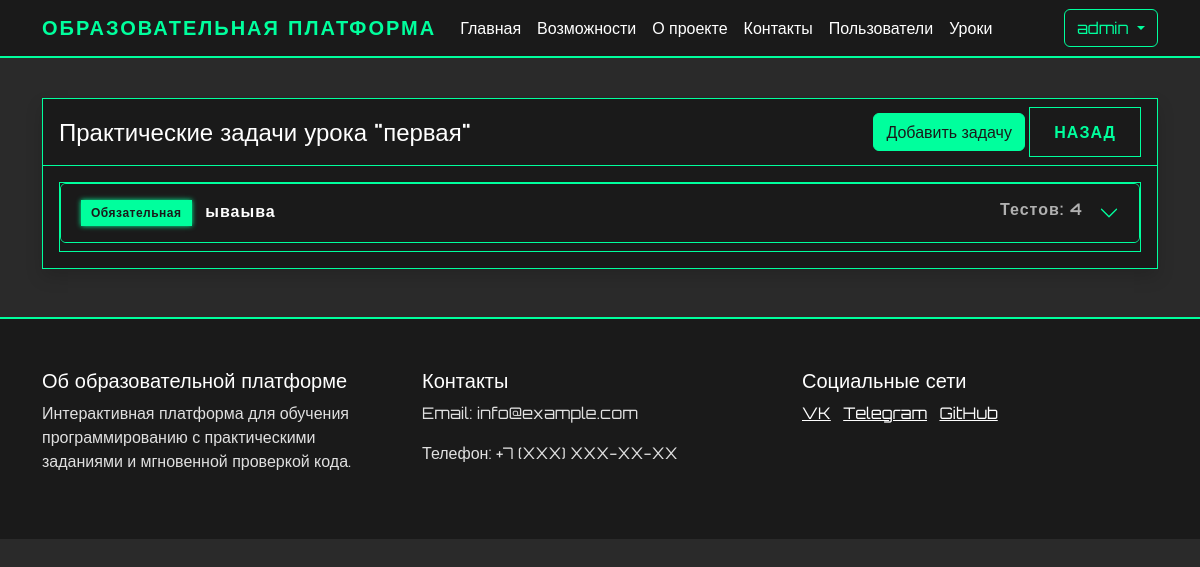
The page /admin/lessons/1/tasks/edit (signed in) on the database as committed earlier.
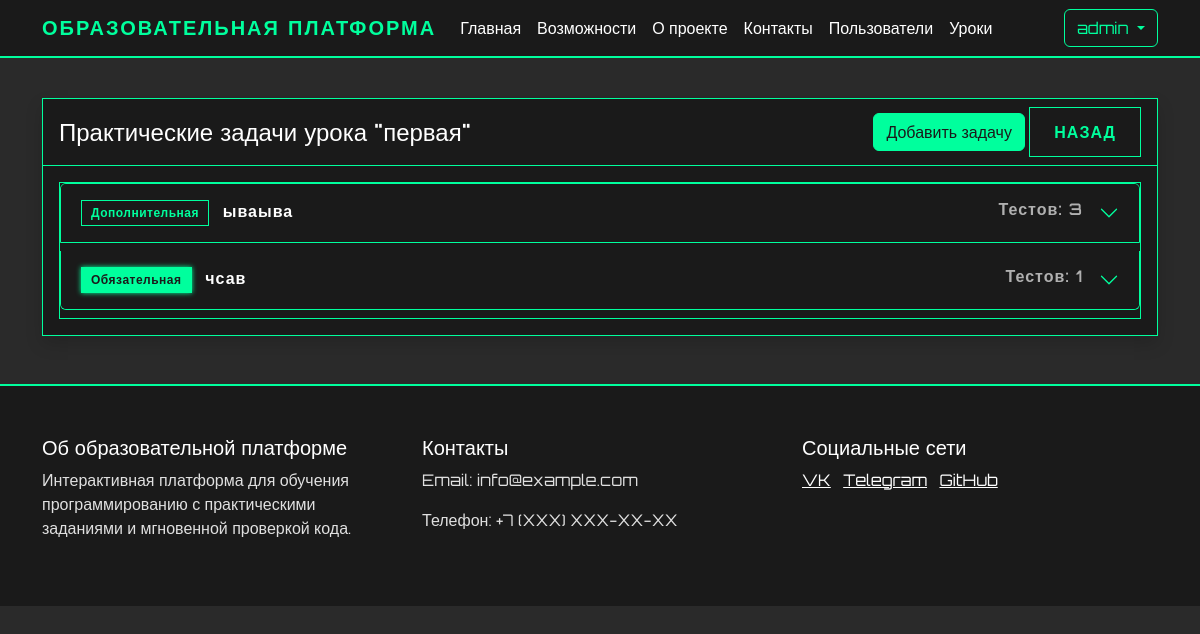
The same page on the database as committed later.
### app.py (models this page shows)
class PracticeTask(db.Model):
    id = db.Column(db.Integer, primary_key=True)
    lesson_id = db.Column(db.Integer, db.ForeignKey('lesson.id'), nullable=False)
    title = db.Column(db.String(200), nullable=False)
    description = db.Column(db.Text, nullable=False)
    function_name = db.Column(db.String(200), nullable=False)  # Название функции
    initial_code = db.Column(db.Text)  # Начальный код для задачи
    order_number = db.Column(db.Integer, nullable=False)
    is_required = db.Column(db.Boolean, default=False)
    tests = db.relationship('TaskTest', backref='task', lazy=True, cascade='all, delete-orphan')

### app.py (the view)
@app.route('/admin/lessons/<int:lesson_id>/tasks/edit', methods=['GET', 'POST'])
@login_required
def edit_practice_tasks(lesson_id):
    if not current_user.is_admin:
        abort(403)
    lesson = Lesson.query.get_or_404(lesson_id)
    if request.method == 'POST':
        pass
    return render_template('edit_practice_tasks.html', lesson=lesson)

### app.py (called while the page is built)
@login_manager.user_loader
def load_user(user_id):
    return User.query.get(int(user_id))

### templates/edit_practice_tasks.html (shortened to what this page needs)
{% extends "base.html" %}
{% block content %}
<div class="container mt-4">
    <div class="card shadow">
        <div class="card-header d-flex justify-content-between align-items-center">
            <h4 class="mb-0">Практические задачи урока "{{ lesson.title }}"</h4>
            <div>
                <a href="{{ url_for('add_practice_task', lesson_id=lesson.id) }}" class="btn btn-success">
                     Добавить задачу
                </a>
                <a href="{{ url_for('view_lesson', lesson_id=lesson.id) }}" class="btn btn-secondary">
                     Назад
                </a>
            </div>
        </div>
        <div class="card-body">
            {% if lesson.practice_tasks %}
                <div class="accordion" id="tasksAccordion">
                    {% for task in lesson.practice_tasks|sort(attribute='order_number') %}
                    <div class="accordion-item">
                        <h2 class="accordion-header">
                            <button class="accordion-button collapsed" type="button"
                                    data-bs-toggle="collapse" data-bs-target="#task{{ task.id }}">
                                <div class="d-flex justify-content-between w-100 me-3">
                                    <span>
                                        {% if task.is_required %}
                                            <span class="badge bg-primary me-2">Обязательная</span>
                                        {% else %}
                                            <span class="badge bg-secondary me-2">Дополнительная</span>
                                        {% endif %}
                                        {{ task.title }}
                                    </span>
                                    <span class="text-muted">Тестов: {{ task.tests|length }}</span>
                                </div>
                            </button>
                        </h2>
                    </div>
                    {% endfor %}
                </div>
            {% else %}
                <div class="alert alert-info">
                    Практические задачи еще не добавлены
                </div>
            {% endif %}
        </div>
    </div>
</div>
{% endblock %}

Rows that differ between the two databases and show on the page:
changed PracticeTask "ываыва": tests|length "4" → "3"; is_required "Обязательная" → "Дополнительная"
added PracticeTask: is_required "Обязательная", title "чсав", tests|length "1"
